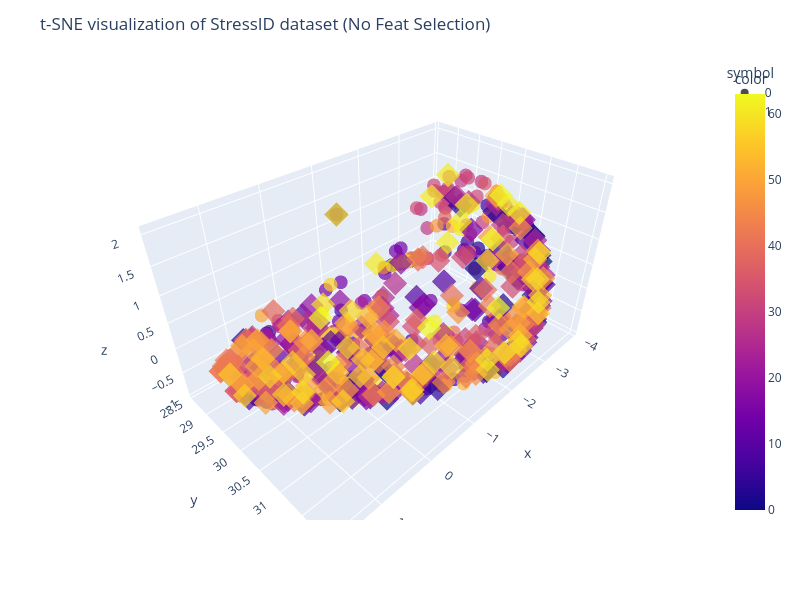

Here is the notebook cell this chart was saved with:
### Code cell
# t-SNE in StressID
# Best N-comp=3, Perp=360 np.arange(30, 390, 30)
si_Ncomp = 3
si_Perp = 360
BY_CLASS = False
colors = si_bclass_labels if BY_CLASS else si_groups_list

si_tsne = TSNE(n_components=si_Ncomp, perplexity=si_Perp, random_state=RAN_STATE)
si_X_tsne = si_tsne.fit_transform(si_X)
display(si_tsne.kl_divergence_)

fig = px.scatter_3d(
    x=si_X_tsne[:, 0],
    y=si_X_tsne[:, 1],
    z=si_X_tsne[:, 2],
    color=colors,
    symbol=si_bclass_labels,
    opacity=0.7,
    width=800,
    height=600,
)
fig.update_layout(
    title="t-SNE visualization of StressID dataset (No Feat Selection)",
    xaxis_title="1st t-SNE",
    yaxis_title="2nd t-SNE",
)
fig.show()

### Figure 1 — Plotly figure (JSON) as saved in the notebook; plotly's stock layout.template omitted (floating-point values rounded to 4 significant figures; data arrays with more than 128 entries replaced by an {"elided": "..."} marker saying what was removed)
{"data": [{"hovertemplate": "symbol=0<br>x=%{x}<br>y=%{y}<br>z=%{z}<br>color=%{marker.color}<extra></extra>", "legendgroup": "0", "marker": {"color": {"elided": "331 int values"}, "coloraxis": "coloraxis", "opacity": 0.7, "symbol": "circle"}, "mode": "markers", "name": "0", "scene": "scene", "showlegend": true, "type": "scatter3d", "x": {"elided": "331 float values"}, "y": {"elided": "331 float values"}, "z": {"elided": "331 float values"}}, {"hovertemplate": "symbol=1<br>x=%{x}<br>y=%{y}<br>z=%{z}<br>color=%{marker.color}<extra></extra>", "legendgroup": "1", "marker": {"color": {"elided": "368 int values"}, "coloraxis": "coloraxis", "opacity": 0.7, "symbol": "diamond"}, "mode": "markers", "name": "1", "scene": "scene", "showlegend": true, "type": "scatter3d", "x": {"elided": "368 float values"}, "y": {"elided": "368 float values"}, "z": {"elided": "368 float values"}}], "layout": {"coloraxis": {"colorbar": {"title": {"text": "color"}}, "colorscale": [[0, "#0d0887"], [0.1111, "#46039f"], [0.2222, "#7201a8"], [0.3333, "#9c179e"], [0.4444, "#bd3786"], [0.5556, "#d8576b"], [0.6667, "#ed7953"], [0.7778, "#fb9f3a"], [0.8889, "#fdca26"], [1, "#f0f921"]]}, "height": 600, "legend": {"title": {"text": "symbol"}, "tracegroupgap": 0}, "margin": {"t": 60}, "scene": {"domain": {"x": [0, 1], "y": [0, 1]}, "xaxis": {"title": {"text": "x"}}, "yaxis": {"title": {"text": "y"}}, "zaxis": {"title": {"text": "z"}}}, "title": {"text": "t-SNE visualization of StressID dataset (No Feat Selection)"}, "width": 800, "xaxis": {"title": {"text": "1st t-SNE"}}, "yaxis": {"title": {"text": "2nd t-SNE"}}}}
